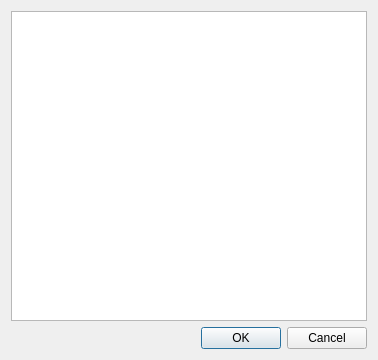
<?xml version="1.0" encoding="UTF-8"?>
<ui version="4.0">
 <class>TagDialog</class>
 <widget class="QDialog" name="TagDialog">
  <property name="windowModality">
   <enum>Qt::WindowModal</enum>
  </property>
  <property name="geometry">
   <rect>
    <x>0</x>
    <y>0</y>
    <width>378</width>
    <height>360</height>
   </rect>
  </property>
  <property name="windowTitle">
   <string>Tag</string>
  </property>
  <property name="modal">
   <bool>true</bool>
  </property>
  <layout class="QVBoxLayout" name="verticalLayout">
   <item>
    <widget class="QListWidget" name="listWidget"/>
   </item>
   <item>
    <widget class="QDialogButtonBox" name="buttonBox">
     <property name="orientation">
      <enum>Qt::Horizontal</enum>
     </property>
     <property name="standardButtons">
      <set>QDialogButtonBox::Cancel|QDialogButtonBox::Ok</set>
     </property>
    </widget>
   </item>
  </layout>
 </widget>
 <resources/>
 <connections>
  <connection>
   <sender>buttonBox</sender>
   <signal>accepted()</signal>
   <receiver>TagDialog</receiver>
   <slot>accept()</slot>
   <hints>
    <hint type="sourcelabel">
     <x>248</x>
     <y>254</y>
    </hint>
    <hint type="destinationlabel">
     <x>157</x>
     <y>274</y>
    </hint>
   </hints>
  </connection>
  <connection>
   <sender>buttonBox</sender>
   <signal>rejected()</signal>
   <receiver>TagDialog</receiver>
   <slot>reject()</slot>
   <hints>
    <hint type="sourcelabel">
     <x>316</x>
     <y>260</y>
    </hint>
    <hint type="destinationlabel">
     <x>286</x>
     <y>274</y>
    </hint>
   </hints>
  </connection>
 </connections>
</ui>
